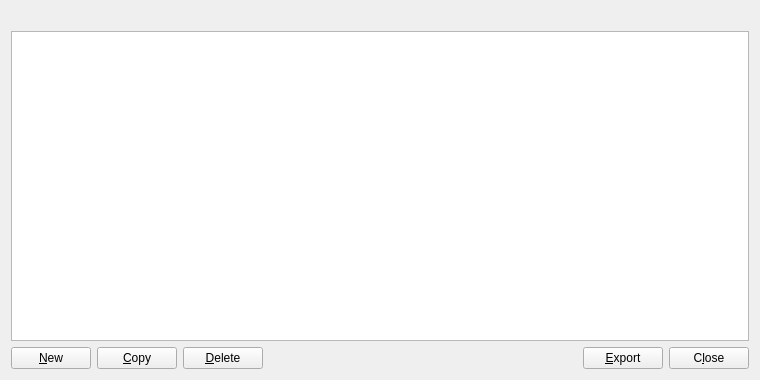
<?xml version="1.0" encoding="UTF-8"?>
<ui version="4.0">
 <class>AddressBookPage</class>
 <widget class="QWidget" name="AddressBookPage">
  <property name="geometry">
   <rect>
    <x>0</x>
    <y>0</y>
    <width>760</width>
    <height>380</height>
   </rect>
  </property>
  <layout class="QVBoxLayout" name="verticalLayout">
   <item>
    <widget class="QLabel" name="labelExplanation">
     <property name="textFormat">
      <enum>Qt::PlainText</enum>
     </property>
     <property name="wordWrap">
      <bool>true</bool>
     </property>
    </widget>
   </item>
   <item>
    <widget class="QTableView" name="tableView">
     <property name="palette">
      <palette>
       <active>
        <colorrole role="Text">
         <brush brushstyle="SolidPattern">
          <color alpha="255">
           <red>51</red>
           <green>51</green>
           <blue>51</blue>
          </color>
         </brush>
        </colorrole>
       </active>
       <inactive>
        <colorrole role="Text">
         <brush brushstyle="SolidPattern">
          <color alpha="255">
           <red>51</red>
           <green>51</green>
           <blue>51</blue>
          </color>
         </brush>
        </colorrole>
       </inactive>
       <disabled>
        <colorrole role="Text">
         <brush brushstyle="SolidPattern">
          <color alpha="255">
           <red>85</red>
           <green>85</green>
           <blue>85</blue>
          </color>
         </brush>
        </colorrole>
       </disabled>
      </palette>
     </property>
     <property name="contextMenuPolicy">
      <enum>Qt::CustomContextMenu</enum>
     </property>
     <property name="toolTip">
      <string>Right-click to edit address or label</string>
     </property>
     <property name="tabKeyNavigation">
      <bool>false</bool>
     </property>
     <property name="alternatingRowColors">
      <bool>true</bool>
     </property>
     <property name="selectionMode">
      <enum>QAbstractItemView::SingleSelection</enum>
     </property>
     <property name="selectionBehavior">
      <enum>QAbstractItemView::SelectRows</enum>
     </property>
     <property name="sortingEnabled">
      <bool>true</bool>
     </property>
     <attribute name="verticalHeaderVisible">
      <bool>false</bool>
     </attribute>
    </widget>
   </item>
   <item>
    <layout class="QHBoxLayout" name="horizontalLayout">
     <item>
      <widget class="QPushButton" name="newAddress">
       <property name="toolTip">
        <string>Create a new address</string>
       </property>
       <property name="text">
        <string>&amp;New</string>
       </property>
       <property name="icon">
        <iconset resource="../hype.qrc">
         <normaloff>:/icons/add</normaloff>:/icons/add</iconset>
       </property>
       <property name="autoDefault">
        <bool>false</bool>
       </property>
      </widget>
     </item>
     <item>
      <widget class="QPushButton" name="copyAddress">
       <property name="toolTip">
        <string>Copy the currently selected address to the system clipboard</string>
       </property>
       <property name="text">
        <string>&amp;Copy</string>
       </property>
       <property name="icon">
        <iconset resource="../hype.qrc">
         <normaloff>:/icons/editcopy</normaloff>:/icons/editcopy</iconset>
       </property>
       <property name="autoDefault">
        <bool>false</bool>
       </property>
      </widget>
     </item>
     <item>
      <widget class="QPushButton" name="deleteAddress">
       <property name="toolTip">
        <string>Delete the currently selected address from the list</string>
       </property>
       <property name="text">
        <string>&amp;Delete</string>
       </property>
       <property name="icon">
        <iconset resource="../hype.qrc">
         <normaloff>:/icons/remove</normaloff>:/icons/remove</iconset>
       </property>
       <property name="autoDefault">
        <bool>false</bool>
       </property>
      </widget>
     </item>
     <item>
      <spacer name="horizontalSpacer">
       <property name="orientation">
        <enum>Qt::Horizontal</enum>
       </property>
       <property name="sizeHint" stdset="0">
        <size>
         <width>40</width>
         <height>20</height>
        </size>
       </property>
      </spacer>
     </item>
     <item>
      <widget class="QPushButton" name="exportButton">
       <property name="toolTip">
        <string>Export the data in the current tab to a file</string>
       </property>
       <property name="text">
        <string>&amp;Export</string>
       </property>
       <property name="icon">
        <iconset resource="../hype.qrc">
         <normaloff>:/icons/export</normaloff>:/icons/export</iconset>
       </property>
       <property name="autoDefault">
        <bool>false</bool>
       </property>
      </widget>
     </item>
     <item>
      <widget class="QPushButton" name="closeButton">
       <property name="sizePolicy">
        <sizepolicy hsizetype="Minimum" vsizetype="Minimum">
         <horstretch>0</horstretch>
         <verstretch>0</verstretch>
        </sizepolicy>
       </property>
       <property name="text">
        <string>C&amp;lose</string>
       </property>
       <property name="autoDefault">
        <bool>false</bool>
       </property>
      </widget>
     </item>
    </layout>
   </item>
  </layout>
 </widget>
 <resources>
  <include location="../hype.qrc"/>
 </resources>
 <connections/>
</ui>
